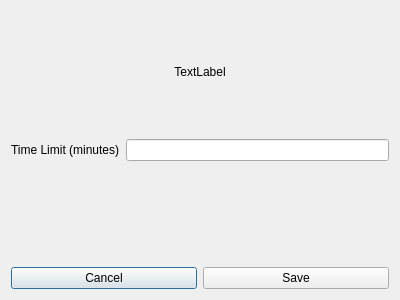
<?xml version="1.0" encoding="UTF-8"?>
<ui version="4.0">
 <class>Dialog</class>
 <widget class="QDialog" name="Dialog">
  <property name="geometry">
   <rect>
    <x>0</x>
    <y>0</y>
    <width>400</width>
    <height>300</height>
   </rect>
  </property>
  <property name="windowTitle">
   <string>Dialog</string>
  </property>
  <layout class="QVBoxLayout" name="verticalLayout">
   <item>
    <layout class="QHBoxLayout" name="horizontalLayout_2">
     <item>
      <widget class="QLabel" name="app_name_label">
       <property name="text">
        <string>TextLabel</string>
       </property>
       <property name="alignment">
        <set>Qt::AlignCenter</set>
       </property>
      </widget>
     </item>
    </layout>
   </item>
   <item>
    <layout class="QFormLayout" name="formLayout">
     <item row="2" column="0">
      <widget class="QLabel" name="label">
       <property name="text">
        <string>Time Limit (minutes)</string>
       </property>
      </widget>
     </item>
     <item row="2" column="1">
      <widget class="QLineEdit" name="time_edit"/>
     </item>
    </layout>
   </item>
   <item>
    <layout class="QHBoxLayout" name="horizontalLayout">
     <item>
      <widget class="QPushButton" name="cancel_button">
       <property name="text">
        <string>Cancel</string>
       </property>
      </widget>
     </item>
     <item>
      <widget class="QPushButton" name="save_button">
       <property name="text">
        <string>Save</string>
       </property>
      </widget>
     </item>
    </layout>
   </item>
  </layout>
 </widget>
 <resources/>
 <connections/>
</ui>
